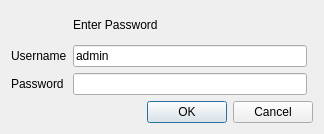
<?xml version="1.0" encoding="UTF-8"?>
<ui version="4.0">
 <class>DialogEnterPassword</class>
 <widget class="QDialog" name="DialogEnterPassword">
  <property name="geometry">
   <rect>
    <x>0</x>
    <y>0</y>
    <width>324</width>
    <height>134</height>
   </rect>
  </property>
  <property name="windowTitle">
   <string>Dialog</string>
  </property>
  <layout class="QGridLayout" name="gridLayout">
   <item row="2" column="0">
    <widget class="QLabel" name="label_2">
     <property name="text">
      <string>Password</string>
     </property>
    </widget>
   </item>
   <item row="0" column="1">
    <widget class="QLabel" name="label_3">
     <property name="text">
      <string>Enter Password</string>
     </property>
    </widget>
   </item>
   <item row="1" column="1">
    <widget class="QLineEdit" name="lineEditUsername">
     <property name="text">
      <string>admin</string>
     </property>
    </widget>
   </item>
   <item row="1" column="0">
    <widget class="QLabel" name="label">
     <property name="text">
      <string>Username</string>
     </property>
    </widget>
   </item>
   <item row="2" column="1">
    <widget class="QLineEdit" name="lineEditPassword"/>
   </item>
   <item row="3" column="0" colspan="3">
    <widget class="QDialogButtonBox" name="buttonBox">
     <property name="orientation">
      <enum>Qt::Horizontal</enum>
     </property>
     <property name="standardButtons">
      <set>QDialogButtonBox::Cancel|QDialogButtonBox::Ok</set>
     </property>
    </widget>
   </item>
  </layout>
 </widget>
 <resources/>
 <connections>
  <connection>
   <sender>buttonBox</sender>
   <signal>accepted()</signal>
   <receiver>DialogEnterPassword</receiver>
   <slot>accept()</slot>
   <hints>
    <hint type="sourcelabel">
     <x>248</x>
     <y>254</y>
    </hint>
    <hint type="destinationlabel">
     <x>157</x>
     <y>274</y>
    </hint>
   </hints>
  </connection>
  <connection>
   <sender>buttonBox</sender>
   <signal>rejected()</signal>
   <receiver>DialogEnterPassword</receiver>
   <slot>reject()</slot>
   <hints>
    <hint type="sourcelabel">
     <x>316</x>
     <y>260</y>
    </hint>
    <hint type="destinationlabel">
     <x>286</x>
     <y>274</y>
    </hint>
   </hints>
  </connection>
 </connections>
</ui>
